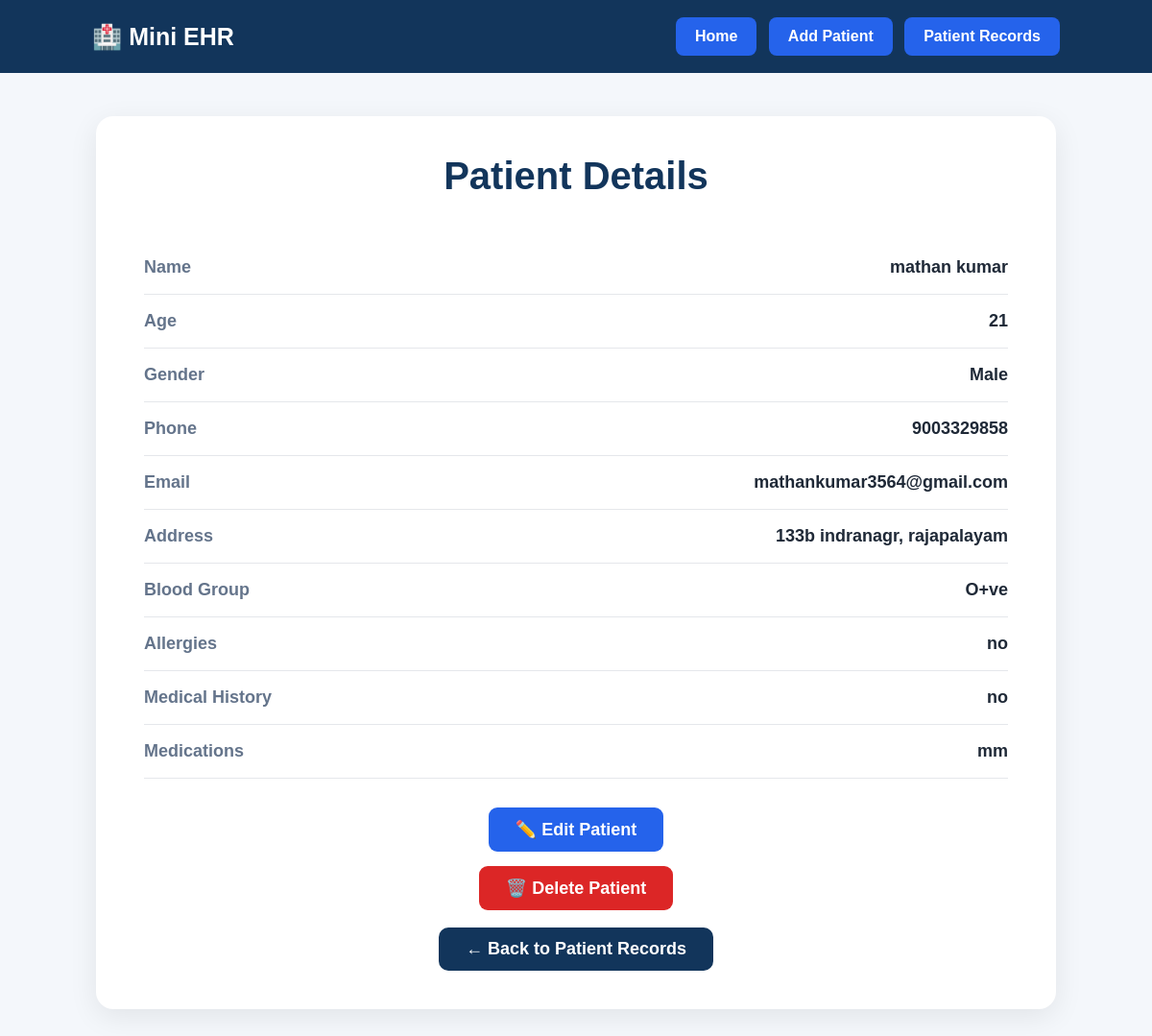
/patients/3/ (signed in), run on the app's committed database.
### Patients/models.py (models this page shows, shortened)
class Patient(models.Model):
    GENDER_CHOICES = [
        ('Male', 'Male'),
        ('Female', 'Female'),
        ('Other', 'Other'),
    ]
    name = models.CharField(max_length=100)
    age = models.IntegerField()
    gender = models.CharField(max_length=10, choices=GENDER_CHOICES)
    phone = models.CharField(max_length=15)
    email = models.EmailField()
    address = models.TextField()
    blood_group = models.CharField(max_length=5)
    allergies = models.TextField(blank=True)
    medical_history = models.TextField(blank=True)
    medications = models.TextField(blank=True)
    created_at = models.DateTimeField(auto_now_add=True)

### Patients/views.py (the view)
# urls.py: path("patients/<int:id>/", views.patient_detail, name="patient_detail"),
@login_required
def patient_detail(request, id):
    patient = get_object_or_404(Patient, id=id)
    return render(
        request,
        'Patients/patient_detail.html',
        {'patient': patient}
    )

### Patients/templates/Patients/patient_detail.html (shortened to what this page needs)
{% load static %}
<!DOCTYPE html>
<html>
<head>
    <link rel="stylesheet"
          href="{% static 'Patients/patient_detail.css' %}">
</head>
<body>
    <div class="navbar">
        <div class="logo">
            🏥 Mini EHR
        </div>
        <div>
            <a href="{% url 'home' %}" class="nav-btn">
                Home
            </a>
            <a href="{% url 'add_patient' %}" class="nav-btn">
                Add Patient
            </a>
            <a href="{% url 'patient_list' %}" class="nav-btn">
                Patient Records
            </a>
        </div>
    </div>
    <div class="container">
        <div class="patient-card">
            <h1>Patient Details</h1>
            <div class="detail-row">
                <span>Name</span>
                <strong>{{ patient.name }}</strong>
            </div>
            <div class="detail-row">
                <span>Age</span>
                <strong>{{ patient.age }}</strong>
            </div>
            <div class="detail-row">
                <span>Gender</span>
                <strong>{{ patient.gender }}</strong>
            </div>
            <div class="detail-row">
                <span>Phone</span>
                <strong>{{ patient.phone }}</strong>
            </div>
            <div class="detail-row">
                <span>Email</span>
                <strong>{{ patient.email }}</strong>
            </div>
            <div class="detail-row">
                <span>Address</span>
                <strong>{{ patient.address }}</strong>
            </div>
            <div class="detail-row">
                <span>Blood Group</span>
                <strong>{{ patient.blood_group }}</strong>
            </div>
            <div class="detail-row">
                <span>Allergies</span>
                <strong>{{ patient.allergies }}</strong>
            </div>
            <div class="detail-row">
                <span>Medical History</span>
                <strong>{{ patient.medical_history }}</strong>
            </div>
            <div class="detail-row">
                <span>Medications</span>
                <strong>{{ patient.medications }}</strong>
            </div>
            <a href="{% url 'edit_patient' patient.id %}" class="edit-btn">
                ✏️ Edit Patient
            </a>
            <a href="{% url 'delete_patient' patient.id %}" class="delete-btn">
                🗑️ Delete Patient
            </a>
            <a href="{% url 'patient_list' %}" class="back-btn">
                ← Back to Patient Records
            </a>
        </div>
    </div>
</body>
</html>

### Patients/static/Patients/patient_detail.css (style rules this page uses)
body { margin: 0; font-family: Arial, sans-serif; background: #f4f7fb; color: #1f2937; }
.navbar { background: #12355b; padding: 18px 8%; display: flex; justify-content: space-between; align-items: center; }
.logo { color: white; font-size: 25px; font-weight: bold; }
.nav-btn { display: inline-block; background: #2563eb; color: white; text-decoration: none; padding: 11px 20px; border-radius: 8px; margin-left: 8px; font-weight: bold; }
.container { width: 90%; max-width: 1000px; margin: 45px auto; }
.patient-card { background: white; padding: 40px 50px; border-radius: 18px; box-shadow: 0 8px 30px rgba(0, 0, 0, 0.08); }
.patient-card h1 { text-align: center; color: #12355b; font-size: 40px; margin: 0 0 45px; }
.detail-row { display: flex; justify-content: space-between; align-items: center; padding: 17px 0; border-bottom: 1px solid #e5e7eb; }
.detail-row span { color: #64748b; font-size: 18px; font-weight: bold; }
.detail-row strong { color: #1f2937; font-size: 18px; text-align: right; max-width: 65%; }
.edit-btn { display: block; width: fit-content; margin: 30px auto 0; padding: 12px 28px; background: #2563eb; color: white; border-radius: 9px; text-decoration: none; font-size: 18px; font-weight: bold; }
.delete-btn { display: block; width: fit-content; margin: 15px auto 0; padding: 12px 28px; background: #dc2626; color: white; border-radius: 9px; text-decoration: none; font-size: 18px; font-weight: bold; }
.back-btn { display: block; width: fit-content; margin: 18px auto 0; padding: 12px 28px; background: #12355b; color: white; border-radius: 10px; text-decoration: none; font-size: 18px; font-weight: bold; }

### data on the page
Patient: name "mathan kumar", age "21", gender "Male", phone "9003329858", email "mathankumar3564@gmail.com", address "133b indranagr, rajapalayam", blood_group "O+ve", allergies "no", medical_history "no", medications "mm"
